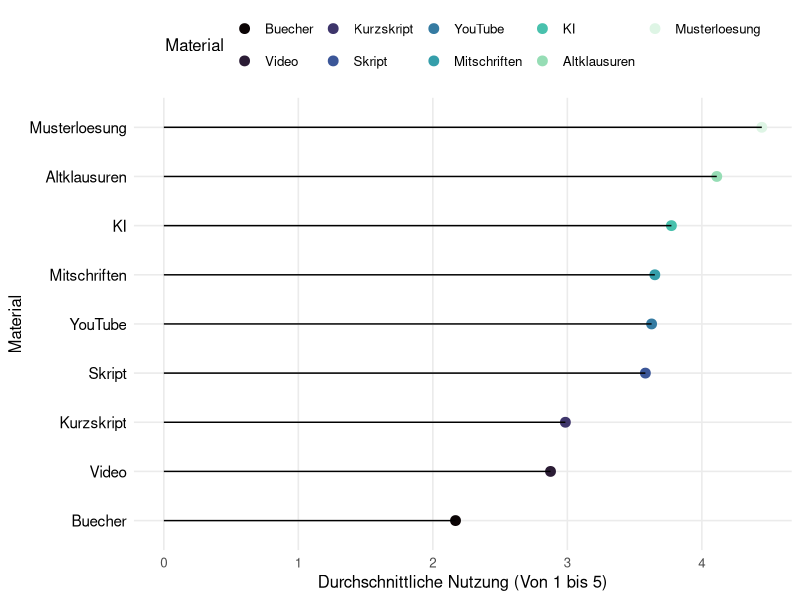
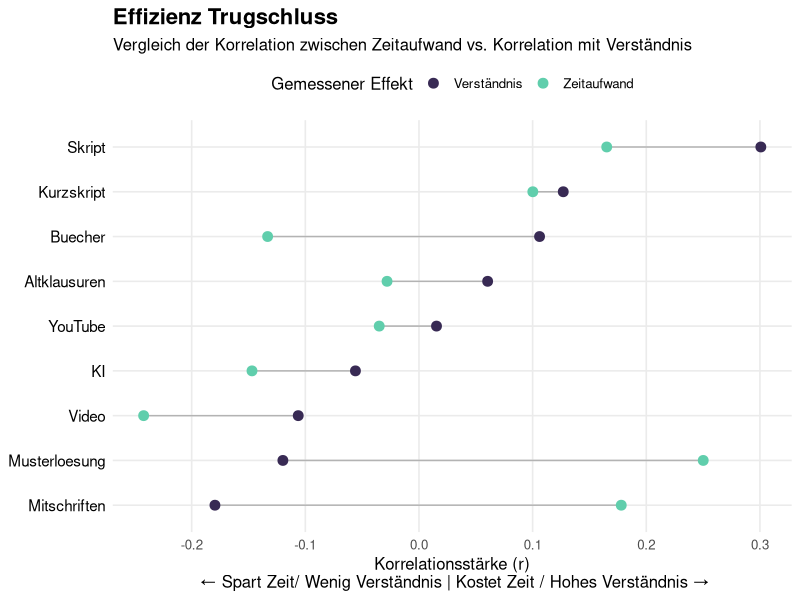
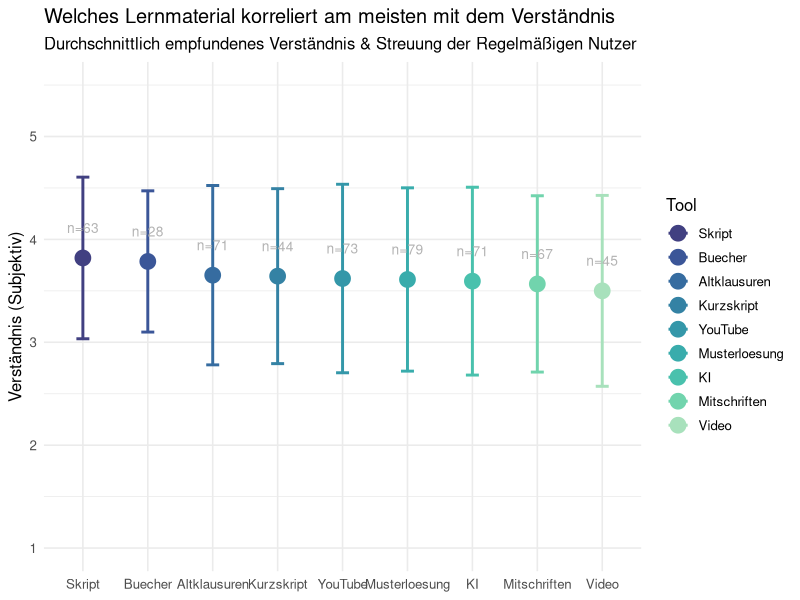

Write R code to recreate these figures, in order. (Note: this script raises an error after producing the figures.)

#Library installieren 
library(tidyverse)

#Reinladen der Umfrage ins global Enviorment
survey.data <- read.csv("results-survey_cleaned.csv")

#Frage/Plot 1 - Ein abbild zeigen von dem was wir eigentlich grade Nutzen
#Die Idee hinter diesem Plot ist für die Analyse dann um den Roten Faden zu halten erstmal zu zeigen was 
#die Studenten eigentlich Nutzen, damit wir nachher Zeigen können das obwohl KI und Digitale Lernmittel
#häufig genutzt werden sie nicht mit einer erfahrung

#Wir extrahieren die passenden Informationen aus unserer Umfrage für unseren Plot
plot.1.data <- survey.data %>%
  #Wir wählen uns die wichtigen Daten aus der Befragung aus (Hier: Die Daten zur Nutzung)
  select(starts_with("Nutzung")) %>%
  #Wir fassen alles zusammen indem wir den Durschnitt für alle mittel ausrechnen und fehlende Werte entfernen
  summarise(across(everything(), mean, na.rm = TRUE)) %>%
  #Wir Formen unser Material um damit wir das ganze mit ggplot vernünftig erstellen 
  #können und bennen Material und den Score richtig um 
  pivot_longer(everything(), names_to = "Material", values_to = "Score") %>%
  #Wir entfernen von den Spalten die bleibsel der csv Datei und Sortieren
  #es so das zuerst die Materialspalte und dann die Scorespalte kommt
  mutate(
    Material = str_remove_all(Material, "Nutzung_|_Num"),
    Material = fct_reorder(Material, Score)
  )

#Wir erstellen unseren Plot für das erste Thema 
ggplot(plot.1.data, aes(x = Score, y = Material)) +
  #Wir erstellen einen kleinen Punkt an der Spitze der Nutzung
  geom_point(size = 3, aes(color = Material)) +
  #Wir zeichnen eine Linie die bis zu dem eben gezeichneten Punkt geht 
  geom_segment(aes(
    x = 0,
    xend = Score,
    y = Material,
    yend = Material
  )) +
  #Hinzufügen von Achsenbeschriftungen
  labs(x = "Durchschnittliche Nutzung (Von 1 bis 5)",
       y = "Material") +
  #Minimal Theme und Farbpallete für Optik vom Plots
  theme_minimal(base_size = 12) +
  theme(
    legend.position = "top", 
    panel.grid.minor = element_blank(),
    plot.title = element_text(face = "bold", size = 16), 
    axis.text.y = element_text(color = "black", size = 11)
  ) +
  scale_color_viridis_d(option = "mako") 

#Frage/Plot 2 - Zeigen das viele Studenten sich Zeitersparnis beim Studium wünschen

#Um für diese Frage einen guten Plot zu erstellen müssen wir uns erstmal
#anschauen wie Zeitaufwand und Material Korrelieren

cor.time <- survey.data %>%
  summarise(across( 
    starts_with("Nutzung"), #Für alle Spalten die mit "Nutzung" anfangen in der csv
    ~ cor(.x, Effekt_Zeitaufwand_Num, use = "complete.obs") #Berechnen wir die Korrelation mit dem Zeitaufwand
  )) %>%
  #Wir beschriften unsere Zeilen wieder um und formen sie in lange Reihen um
  pivot_longer(everything(), names_to = "Material", values_to = "Zeit.Effekt")

#jetzt bauen wir diese Korrelationswerte auch für den zusammenhang mit dem Verständnis zusammen

cor.understanding <- survey.data %>%
  summarise(across( 
    starts_with("Nutzung"), #Wir nehmen uns wieder alle Nutzungsspalten
    ~ cor(.x, Qualitaet_Verstehen_Num, use = "complete.obs") #Berechnen nur diesesmal die Korrelation mit dem Verständnis
  )) %>%
  
  #Wir beschriften unsere Zeilen wieder um und formen sie in lange Reihen um
  pivot_longer(everything(), names_to = "Material", values_to = "Verstaendnis.Effekt")


#jetzt haben wir die Korrelationsdaten von Zeit und Verständnis wir wollen jetzt diese
#Kombinieren in einen Datensatz den wir dann in ggplot übergeben können

plot.2.data <- left_join(cor.time, cor.understanding, by = "Material") %>%
  mutate(
    Material = str_remove_all(Material, "Nutzung_|_Num"), #Wir entfernen wieder die Umfrage überbleibsel
    Material = fct_reorder(Material, Verstaendnis.Effekt) #Und ordnen die Spalten dann neu an 
  )

#Jetzt können wir unseren finalen ggplot Erstellen das hier wird ein Dumbell Plot 
ggplot(plot.2.data) +
  
  #Dieser Teil baut die Linie in der mitte die die Beiden Korrelationswerte miteinander verbindet 
  geom_segment(aes(
    y = Material, yend = Material,
    x = Zeit.Effekt, xend = Verstaendnis.Effekt
  ), color = "grey70") +
  
  #Hier erstellen wir den Punkt für die Zeit auf dem Graphen
  geom_point(aes(x = Zeit.Effekt, y = Material, color = "Zeitaufwand"), size = 3) +
  
  #Das Hier ist der Punkt für das Verständnis
  geom_point(aes(x = Verstaendnis.Effekt, y = Material, color = "Verständnis"), size = 3) +
  
  #Hier nehmen wir unsere Standard Farbpalette 
  scale_color_viridis_d(option = "mako", begin = 0.2, end = 0.8) +
  #Wir erstellen Überschrift und Achsenbeschriftungen für die Verständnis
  labs(title = "Effizienz Trugschluss",
       subtitle = "Vergleich der Korrelation zwischen Zeitaufwand vs. Korrelation mit Verständnis",
       x = "Korrelationsstärke (r)\n ← Spart Zeit/ Wenig Verständnis | Kostet Zeit / Hohes Verständnis →",
       y = NULL,
       color = "Gemessener Effekt"
       ) +
  #Wir editieren unser Theme minimal etwas damit es unseren Anforderungen entspricht
  theme_minimal(base_size = 12) +
  theme(
    legend.position = "top", #Sorgt dafür das die Legende oben ist 
    panel.grid.minor = element_blank(),
    plot.title = element_text(face = "bold", size = 16), #Überschrift Makieren und Richtige Größe einstellen 
    axis.text.y = element_text(color = "black", size = 11) #Achsenbeschriftung einfärben und Größe Richtig bestimmen
  )

#Frage/Plot 3 - Welche Materialien Korrelieren Tatsächlich mit dem Gefühl des Veständnis

plot.3.data <- survey.data %>%
  
  #Wir brauchen das verständnis und alle Nutzungs-Spalten
  select(Qualitaet_Verstehen_Num, starts_with("Nutzung")) %>%
  
  #Wir drehen wieder für ggplot die Daten damit alles untereinander steht 
  pivot_longer(
    cols = starts_with("Nutzung"),
    names_to = "Tool",
    values_to = "Haeufigkeit"
  ) %>%
  
  #Wir räumen wieder die Namen auf 
  mutate(Tool = str_remove_all(Tool, "Nutzung_|_Num")) %>%
  
  #Wir filtern alle die das Tool regelmäßig Nutzen
  filter(Haeufigkeit >= 3) %>%
  
  #Wir rechnen absofort pro Tool
  group_by(Tool) %>%
  
  #Jetzt berechnen wir die Werte die wir für den Plot eigentlich brauchen
  summarise(
    Note = mean(Qualitaet_Verstehen_Num, na.rm = TRUE), #Berechnung des Durchschnitts
    Streuung = sd(Qualitaet_Verstehen_Num, na.rm = TRUE), #Fehlerbalken
    Anzahl.User = n() #Wir zeigen an wie viele Nutzer es gab so kann man die aussagekräftigkeit besser einschätzen
  ) %>%
  
  #Sortieren die Notes so das die beste vorne steht 
  mutate(Tool = fct_reorder(Tool, Note, .desc = TRUE))


#Jetzt erstellen wir unseren Mean/Error Plot 
ggplot(plot.3.data, aes(x = Tool, y = Note, color = Tool)) +
  
  #Zuerst erstellen wir den Fehlerbalken
  geom_errorbar(aes(ymin = Note - Streuung, ymax = Note + Streuung),
                width = 0.2, size = 1) +
  #Der Punkt welcher unseren durchschnittswert darstellt 
  geom_point(size = 5) +
  
  #Text Label damit man sieht wie viele Leute zu einer Häufigen Lerngruppe gehören
  geom_text(aes(label = paste0("n=", Anzahl.User)),
            vjust = -2.5, size = 3.5, color = "grey70") +
  
  #Auswählen der Farbpalette
  scale_colour_viridis_d(option = "mako", begin = 0.3, end = 0.9) +
  
  #Jezt fixieren wir die Achsen 
  scale_y_continuous(limits = c(1, 5.5), breaks = 1:5) +
  
  #Beschriftung(WIP)
  labs(
    title = "Welches Lernmaterial korreliert am meisten mit dem Verständnis",
    subtitle = "Durchschnittlich empfundenes Verständnis & Streuung der Regelmäßigen Nutzer",
    y = "Verständnis (Subjektiv)",
    x = NULL 
  ) +
  theme_minimal(base_size = 12)


#Frage/Plot 4 - Macht es einen unterschied für die Note, ob ich ein Tool viel oder wenig nutze?

#Wir erstellen hierfür einen Violin Plot, ursprünglich wollte ich nen einfachen 
#Boxplot verwenden aber das war mir ein wenig zu langweilig

#Wir starten wie immer mit unserer datenumformung
plt.4.data <- survey.data %>%
  
  #Wir wählen die Zeilen aus die wir brauchen das Verständnis und Nutzung 
  #von KI und Youtube im Vergleich mit Skript und Büchern
  select(Qualitaet_Verstehen_Num, Nutzung_Skript_Num, Nutzung_KI_Num, Nutzung_YouTube_Num) %>%
  
  #Wir drehen die Daten wieder für den ggplot
  mutate(Tool = str_remove_all(, "Nuztung_|_Num")) %>%
  
  #Jetzt unterscheiden wir die Studenten in 2 Gruppen
  mutate(Gruppe = if_else(Haeufigkeit >= 4,
                          "Viel Nutzer",
                          "Wenig Nutzer")) %>%
  
  #Wir filtern Tool nur nach den Tools die wir tatsächlich haben wollen in unserem Violinen Plot
  filter(Tool %in% c("Skript", "KI", "Youtube"))
  
